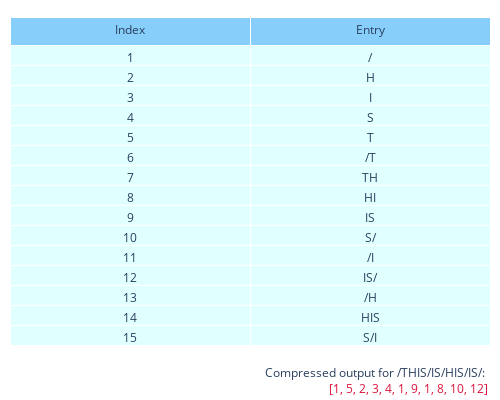

This figure's notebook cell:
### Markdown cell above
Резултат добиен после кодирање:

### Code cell
uncompressed_string = "/THIS/IS/HIS/IS/"
# Compress with LZW algorithm 
compressed, LZW = compress(uncompressed_string, 
                           {'/': 1, 'H': 2, 'I': 3, 'S': 4, 'T': 5})

values = list(LZW.values())
keys = list(LZW.keys())


fig = go.Figure(
    data=[go.Table(
        header=dict(values=['Index', 'Entry'],
                    fill_color='lightskyblue',
                    align='center'),
        cells=dict(values=[values, keys],
                   fill_color='lightcyan',
                   align='center'))],
    layout = go.Layout(
        margin=dict(l=10, r=10, t=17, b=20, pad=1),
        width=500,
        height=400,
        annotations=[
            dict(
                showarrow=False,
                text='Compressed output for ' + uncompressed_string + ": " ,
                xanchor='right',
                x=1,
                yanchor='top',
                y=0.05),
            dict(
                font=dict(
                color="crimson",
                size=12),
                showarrow=False,
                text=f'{compressed}',
                xanchor='right',
                x=1,
                yanchor='top',
                y=0.005)]))

iplot(fig, filename = 'fig-lzw-2.html', config=config)

### Figure 1 — Plotly figure (JSON) as saved in the notebook; plotly's stock layout.template omitted (floating-point values rounded to 4 significant figures)
{"data": [{"cells": {"align": "center", "fill": {"color": "lightcyan"}, "values": [[1, 2, 3, 4, 5, 6, 7, 8, 9, 10, 11, 12, 13, 14, 15], ["/", "H", "I", "S", "T", "/T", "TH", "HI", "IS", "S/", "/I", "IS/", "/H", "HIS", "S/I"]]}, "header": {"align": "center", "fill": {"color": "lightskyblue"}, "values": ["Index", "Entry"]}, "type": "table"}], "layout": {"annotations": [{"showarrow": false, "text": "Compressed output for /THIS/IS/HIS/IS/: ", "x": 1, "xanchor": "right", "y": 0.05, "yanchor": "top"}, {"font": {"color": "crimson", "size": 12}, "showarrow": false, "text": "[1, 5, 2, 3, 4, 1, 9, 1, 8, 10, 12]", "x": 1, "xanchor": "right", "y": 0.005, "yanchor": "top"}], "height": 400, "margin": {"b": 20, "l": 10, "pad": 1, "r": 10, "t": 17}, "width": 500}}
